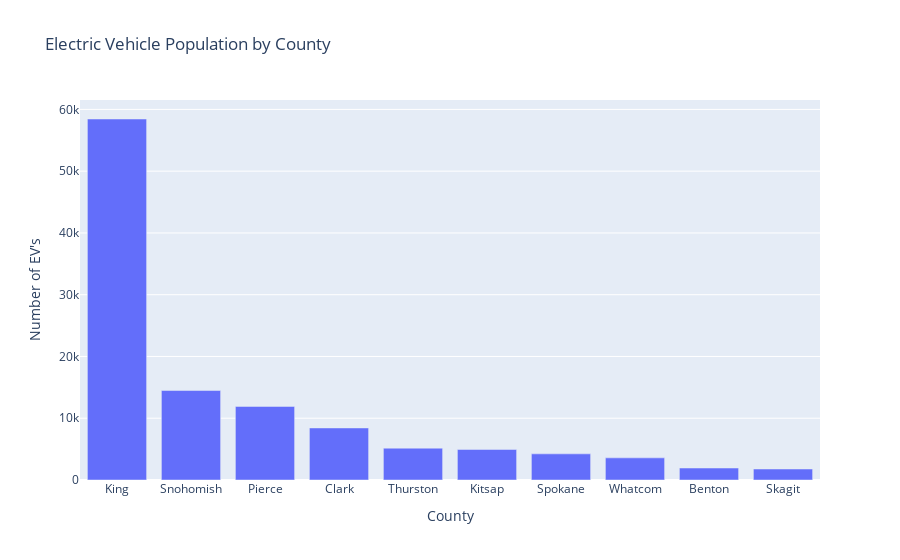

Notebook code for this chart:
### Markdown cell above
## Geographic Hotspots
## Which counties in Washington are the most densely populated with EVs?

### Code cell
# Group by 'County', count 'City', and sort by the 'City' count in descending order
Counties = df.groupby('County').count().sort_values(by='City', ascending=False)['City'].index
values = df.groupby('County').count().sort_values(by='City', ascending=False)['City'].values

# Create the bar plot using Plotly Express
px.bar(x=list(Counties)[:10],y=values[:10], labels={'x':"County", 'y':"Number of EV's"}, title = 'Electric Vehicle Population by County')

### Figure 1 — Plotly figure (JSON) as saved in the notebook; plotly's stock layout.template omitted (floating-point values rounded to 4 significant figures)
{"data": [{"alignmentgroup": "True", "hovertemplate": "County=%{x}<br>Number of EV's=%{y}<extra></extra>", "legendgroup": "", "marker": {"color": "#636efa", "pattern": {"shape": ""}}, "name": "", "offsetgroup": "", "orientation": "v", "showlegend": false, "textposition": "auto", "type": "bar", "x": ["King", "Snohomish", "Pierce", "Clark", "Thurston", "Kitsap", "Spokane", "Whatcom", "Benton", "Skagit"], "xaxis": "x", "y": [58447, 14486, 11912, 8427, 5155, 4943, 4232, 3585, 1939, 1779], "yaxis": "y"}], "layout": {"autosize": true, "barmode": "relative", "legend": {"tracegroupgap": 0}, "title": {"text": "Electric Vehicle Population by County"}, "xaxis": {"anchor": "y", "autorange": true, "domain": [0, 1], "range": [-0.5, 9.5], "title": {"text": "County"}, "type": "category"}, "yaxis": {"anchor": "x", "autorange": true, "domain": [0, 1], "range": [0, 61520.0], "title": {"text": "Number of EV's"}, "type": "linear"}}}
